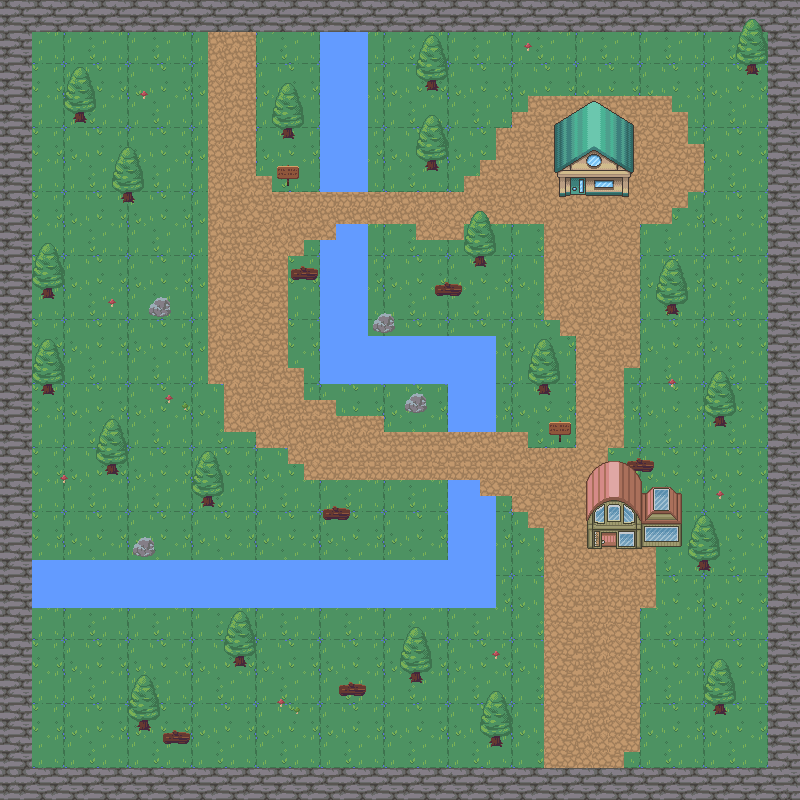

Rendered tile map (Tiled .tmx) drawn with the repository's tilesets; below, a short description and the map source with its tile grids summarised:
An orthogonal 50x50 tile map with 16x16 px tiles, 6 tile layers (background, walls, water, path, ...), 2 tilesets and 59 objects (50x collision, player, enter_house, enter_house_exit).

<map version="1.9" tiledversion="1.9.2" orientation="orthogonal" renderorder="right-down" width="50" height="50" tilewidth="16" tileheight="16" infinite="0" nextlayerid="8" nextobjectid="63">
 <tileset firstgid="1" source="nature.tsx" />
 <tileset firstgid="721" source="house.tsx" />
 <layer id="1" name="background" width="50" height="50">
  <data>[2500 cells, 2500 non-empty, 16 distinct tile ids]</data>
 </layer>
 <layer id="2" name="walls" width="50" height="50">
  <data>[2500 cells, 384 non-empty, 4 distinct tile ids]</data>
 </layer>
 <layer id="3" name="water" width="50" height="50">
  <data>[2500 cells, 210 non-empty, 4 distinct tile ids]</data>
 </layer>
 <layer id="4" name="path" width="50" height="50">
  <data>[2500 cells, 480 non-empty, 4 distinct tile ids]</data>
 </layer>
 <layer id="6" name="deco" width="50" height="50">
  <data>[2500 cells, 244 non-empty, 28 distinct tile ids]</data>
 </layer>
 <layer id="7" name="house" width="50" height="50">
  <data>[2500 cells, 97 non-empty, 97 distinct tile ids]</data>
 </layer>
 <objectgroup id="5" name="Objects">
  <object id="1" name="player" x="241.333" y="222.667">
   <point />
  </object>
  <object id="4" name="collision" class="collision" x="0" y="0" width="802" height="30" />
  <object id="5" name="collision" class="collision" x="766.667" y="30.6667" width="34" height="770.667" />
  <object id="6" name="collision" class="collision" x="0.666667" y="768.667" width="765.333" height="30.6667" />
  <object id="7" name="collision" class="collision" x="0.666667" y="30" width="31.3333" height="736.667" />
  <object id="8" name="collision" class="collision" x="320" y="30" width="48" height="160.667" />
  <object id="9" name="collision" class="collision" x="336.667" y="224.667" width="30" height="15.3333" />
  <object id="10" name="collision" class="collision" x="320.667" y="240.667" width="46.6667" height="143.333" />
  <object id="11" name="collision" class="collision" x="367.333" y="336" width="128.667" height="48" />
  <object id="12" name="collision" class="collision" x="447.333" y="384" width="48" height="47.3333" />
  <object id="13" name="collision" class="collision" x="448.667" y="480.667" width="30.6667" height="16" />
  <object id="14" name="collision" class="collision" x="448.667" y="498" width="47.3333" height="110" />
  <object id="15" name="collision" class="collision" x="32" y="559.333" width="417.333" height="48" />
  <object id="16" x="16" y="70.6667" />
  <object id="17" name="collision" x="79.25" y="118.5" />
  <object id="18" name="collision" x="128.5" y="196.75" />
  <object id="19" name="collision" class="collision" x="47" y="292.25" />
  <object id="20" x="157.5" y="304" width="1.25" height="0.25" />
  <object id="21" x="151.75" y="293.75" width="6.75" height="7.75" />
  <object id="22" name="collision" x="144.25" y="288.25" width="32" height="30.5" />
  <object id="23" name="collision" x="42" y="383.25" width="12.5" height="12.75" />
  <object id="24" name="collision" x="106.5" y="463" width="12.25" height="13" />
  <object id="25" name="collision" x="200.25" y="493" width="15" height="14.25" />
  <object id="26" name="collision" x="130.5" y="536.5" width="27.5" height="21.75" />
  <object id="27" x="106.5" y="599" width="4.25" />
  <object id="28" name="collision" x="321.75" y="506.5" width="31.25" height="15.5" />
  <object id="29" name="collision" x="400.25" y="389.5" width="33.25" height="26.75" />
  <object id="30" name="collision" class="collision" x="290" y="264.75" width="29" height="16.75" />
  <object id="31" name="collision" class="collision" x="276.75" y="172.25" width="22.75" height="15.75" />
  <object id="32" name="collision" class="collision" x="279" y="124.5" width="16" height="15.75" />
  <object id="33" name="collision" x="423.75" y="75.75" width="14.5" height="15.25" />
  <object id="34" name="collision" x="423.75" y="155.5" width="16" height="14.75" />
  <object id="35" name="collision" class="collision" x="432" y="279.5" width="32.25" height="19" />
  <object id="36" x="375.25" y="313.5" width="19.5" height="21" />
  <object id="37" name="collision" x="371.25" y="310.25" width="27" height="24.5" />
  <object id="38" x="556.25" y="430" width="9.25" height="15" />
  <object id="39" name="collision" x="548.25" y="429.5" width="23.25" height="17.25" />
  <object id="40" name="collision" x="536.25" y="380" width="14.25" height="17.75" />
  <object id="41" name="collision" x="472.5" y="252.75" width="15.25" height="17.25" />
  <object id="42" name="collision" x="746.5" y="59.5" width="11.75" height="17" />
  <object id="43" name="collision" x="663.75" y="301" width="14.75" height="16.25" />
  <object id="44" name="collision" x="712.75" y="412" width="15" height="16.75" />
  <object id="45" name="collision" x="695.25" y="556.75" width="16.25" height="15" />
  <object id="46" name="collision" x="712" y="703.25" width="18.25" height="14.25" />
  <object id="47" name="collision" x="489.25" y="733.5" width="12.75" height="14" />
  <object id="48" name="collision" x="406.5" y="667.5" width="16.75" height="16.5" />
  <object id="49" name="collision" x="337.5" y="681.25" width="28.5" height="17.75" />
  <object id="50" name="collision" x="233" y="655.5" width="16.75" height="11.75" />
  <object id="51" name="collision" x="135.5" y="716.25" width="16.25" height="16.25" />
  <object id="52" name="collision" x="159.25" y="729.75" width="32.75" height="16.25" />
  <object id="53" name="collision" x="627" y="456.75" width="27.25" height="18.25" />
  <object id="54" name="collision" x="276" y="123.625" width="24.75" height="16.75" />
  <object id="55" name="collision" x="69.125" y="108.5" width="23.375" height="18.5" />
  <object id="56" name="collision" x="117.875" y="191" width="21.125" height="14" />
  <object id="57" name="collision" x="40.875" y="286.875" width="15.125" height="13.5" />
  <object id="58" name="collision" x="587.455" y="520.727" width="96.3636" height="29.2727" />
  <object id="59" name="collision" x="554.182" y="148.364" width="82" height="49.2727" />
  <object id="60" name="enter_house" x="570" y="177" width="15.6667" height="25.6666" />
  <object id="62" name="enter_house_exit" x="578" y="215.667">
   <point />
  </object>
 </objectgroup>
</map>
